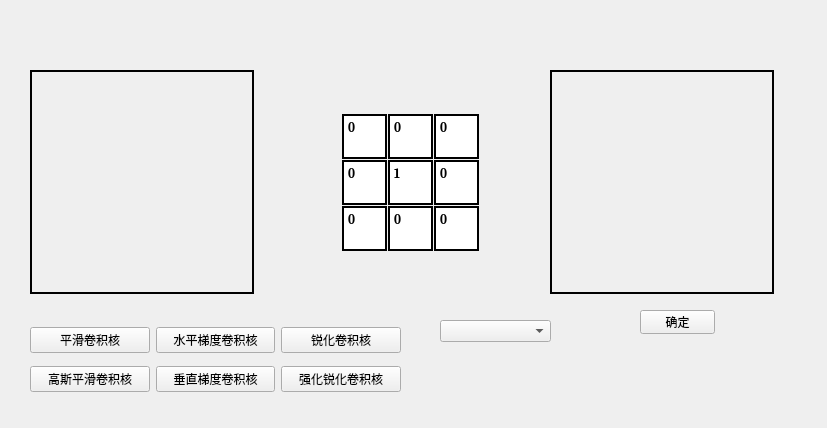
<?xml version="1.0" encoding="UTF-8"?>
<ui version="4.0">
 <class>Dialog</class>
 <widget class="QDialog" name="Dialog">
  <property name="geometry">
   <rect>
    <x>0</x>
    <y>0</y>
    <width>827</width>
    <height>428</height>
   </rect>
  </property>
  <property name="windowTitle">
   <string>Dialog</string>
  </property>
  <widget class="QLabel" name="orginImage">
   <property name="geometry">
    <rect>
     <x>30</x>
     <y>70</y>
     <width>224</width>
     <height>224</height>
    </rect>
   </property>
   <property name="frameShape">
    <enum>QFrame::WinPanel</enum>
   </property>
   <property name="frameShadow">
    <enum>QFrame::Plain</enum>
   </property>
   <property name="text">
    <string/>
   </property>
   <property name="scaledContents">
    <bool>true</bool>
   </property>
  </widget>
  <widget class="QPushButton" name="pushButton">
   <property name="geometry">
    <rect>
     <x>493</x>
     <y>166</y>
     <width>41</width>
     <height>31</height>
    </rect>
   </property>
   <property name="text">
    <string/>
   </property>
   <property name="icon">
    <iconset>
     <normaloff>images/右箭头.png</normaloff>images/右箭头.png</iconset>
   </property>
   <property name="iconSize">
    <size>
     <width>32</width>
     <height>32</height>
    </size>
   </property>
   <property name="flat">
    <bool>true</bool>
   </property>
  </widget>
  <widget class="QLabel" name="convolutionImage">
   <property name="geometry">
    <rect>
     <x>550</x>
     <y>70</y>
     <width>224</width>
     <height>224</height>
    </rect>
   </property>
   <property name="frameShape">
    <enum>QFrame::WinPanel</enum>
   </property>
   <property name="frameShadow">
    <enum>QFrame::Plain</enum>
   </property>
   <property name="text">
    <string/>
   </property>
   <property name="scaledContents">
    <bool>true</bool>
   </property>
  </widget>
  <widget class="QPushButton" name="saveButton">
   <property name="geometry">
    <rect>
     <x>640</x>
     <y>310</y>
     <width>75</width>
     <height>24</height>
    </rect>
   </property>
   <property name="text">
    <string>确定</string>
   </property>
  </widget>
  <widget class="QComboBox" name="comboBox">
   <property name="geometry">
    <rect>
     <x>440</x>
     <y>320</y>
     <width>111</width>
     <height>22</height>
    </rect>
   </property>
  </widget>
  <widget class="QLabel" name="label">
   <property name="geometry">
    <rect>
     <x>259</x>
     <y>70</y>
     <width>91</width>
     <height>221</height>
    </rect>
   </property>
   <property name="text">
    <string/>
   </property>
   <property name="pixmap">
    <pixmap>images/背景.png</pixmap>
   </property>
   <property name="scaledContents">
    <bool>true</bool>
   </property>
  </widget>
  <widget class="QWidget" name="">
   <property name="geometry">
    <rect>
     <x>30</x>
     <y>320</y>
     <width>371</width>
     <height>81</height>
    </rect>
   </property>
   <layout class="QGridLayout" name="gridLayout_2">
    <item row="0" column="0">
     <widget class="QPushButton" name="slide_button">
      <property name="text">
       <string>平滑卷积核</string>
      </property>
     </widget>
    </item>
    <item row="0" column="1">
     <widget class="QPushButton" name="horizonal_button">
      <property name="text">
       <string>水平梯度卷积核</string>
      </property>
     </widget>
    </item>
    <item row="0" column="2">
     <widget class="QPushButton" name="sharp_button">
      <property name="text">
       <string>锐化卷积核</string>
      </property>
     </widget>
    </item>
    <item row="1" column="0">
     <widget class="QPushButton" name="gaosi_slide_button">
      <property name="text">
       <string>高斯平滑卷积核</string>
      </property>
     </widget>
    </item>
    <item row="1" column="1">
     <widget class="QPushButton" name="vertical_button">
      <property name="text">
       <string>垂直梯度卷积核</string>
      </property>
     </widget>
    </item>
    <item row="1" column="2">
     <widget class="QPushButton" name="ex_sharp_button">
      <property name="text">
       <string>强化锐化卷积核</string>
      </property>
     </widget>
    </item>
   </layout>
  </widget>
  <widget class="QTextEdit" name="textEdit_3">
   <property name="geometry">
    <rect>
     <x>434</x>
     <y>114</y>
     <width>45</width>
     <height>45</height>
    </rect>
   </property>
   <property name="minimumSize">
    <size>
     <width>45</width>
     <height>45</height>
    </size>
   </property>
   <property name="maximumSize">
    <size>
     <width>45</width>
     <height>45</height>
    </size>
   </property>
   <property name="font">
    <font>
     <family>Cambria</family>
     <pointsize>9</pointsize>
     <italic>false</italic>
     <bold>true</bold>
    </font>
   </property>
   <property name="layoutDirection">
    <enum>Qt::LeftToRight</enum>
   </property>
   <property name="frameShape">
    <enum>QFrame::Box</enum>
   </property>
   <property name="frameShadow">
    <enum>QFrame::Plain</enum>
   </property>
   <property name="lineWidth">
    <number>2</number>
   </property>
   <property name="verticalScrollBarPolicy">
    <enum>Qt::ScrollBarAlwaysOff</enum>
   </property>
   <property name="horizontalScrollBarPolicy">
    <enum>Qt::ScrollBarAlwaysOff</enum>
   </property>
   <property name="html">
    <string>&lt;!DOCTYPE HTML PUBLIC &quot;-//W3C//DTD HTML 4.0//EN&quot; &quot;http://www.w3.org/TR/REC-html40/strict.dtd&quot;&gt;
&lt;html&gt;&lt;head&gt;&lt;meta name=&quot;qrichtext&quot; content=&quot;1&quot; /&gt;&lt;meta charset=&quot;utf-8&quot; /&gt;&lt;style type=&quot;text/css&quot;&gt;
p, li { white-space: pre-wrap; }
&lt;/style&gt;&lt;/head&gt;&lt;body style=&quot; font-family:'Cambria'; font-size:9pt; font-weight:700; font-style:normal;&quot;&gt;
&lt;p style=&quot; margin-top:0px; margin-bottom:0px; margin-left:0px; margin-right:0px; -qt-block-indent:0; text-indent:0px;&quot;&gt;&lt;span style=&quot; font-size:10pt;&quot;&gt;0&lt;/span&gt;&lt;/p&gt;&lt;/body&gt;&lt;/html&gt;</string>
   </property>
  </widget>
  <widget class="QTextEdit" name="textEdit_7">
   <property name="geometry">
    <rect>
     <x>342</x>
     <y>206</y>
     <width>45</width>
     <height>45</height>
    </rect>
   </property>
   <property name="minimumSize">
    <size>
     <width>45</width>
     <height>45</height>
    </size>
   </property>
   <property name="maximumSize">
    <size>
     <width>45</width>
     <height>45</height>
    </size>
   </property>
   <property name="font">
    <font>
     <family>Cambria</family>
     <pointsize>9</pointsize>
     <italic>false</italic>
     <bold>true</bold>
    </font>
   </property>
   <property name="layoutDirection">
    <enum>Qt::LeftToRight</enum>
   </property>
   <property name="frameShape">
    <enum>QFrame::Box</enum>
   </property>
   <property name="frameShadow">
    <enum>QFrame::Plain</enum>
   </property>
   <property name="lineWidth">
    <number>2</number>
   </property>
   <property name="verticalScrollBarPolicy">
    <enum>Qt::ScrollBarAlwaysOff</enum>
   </property>
   <property name="horizontalScrollBarPolicy">
    <enum>Qt::ScrollBarAlwaysOff</enum>
   </property>
   <property name="html">
    <string>&lt;!DOCTYPE HTML PUBLIC &quot;-//W3C//DTD HTML 4.0//EN&quot; &quot;http://www.w3.org/TR/REC-html40/strict.dtd&quot;&gt;
&lt;html&gt;&lt;head&gt;&lt;meta name=&quot;qrichtext&quot; content=&quot;1&quot; /&gt;&lt;meta charset=&quot;utf-8&quot; /&gt;&lt;style type=&quot;text/css&quot;&gt;
p, li { white-space: pre-wrap; }
&lt;/style&gt;&lt;/head&gt;&lt;body style=&quot; font-family:'Cambria'; font-size:9pt; font-weight:700; font-style:normal;&quot;&gt;
&lt;p style=&quot; margin-top:0px; margin-bottom:0px; margin-left:0px; margin-right:0px; -qt-block-indent:0; text-indent:0px;&quot;&gt;&lt;span style=&quot; font-size:10pt;&quot;&gt;0&lt;/span&gt;&lt;/p&gt;&lt;/body&gt;&lt;/html&gt;</string>
   </property>
  </widget>
  <widget class="QTextEdit" name="textEdit_9">
   <property name="geometry">
    <rect>
     <x>434</x>
     <y>206</y>
     <width>45</width>
     <height>45</height>
    </rect>
   </property>
   <property name="minimumSize">
    <size>
     <width>45</width>
     <height>45</height>
    </size>
   </property>
   <property name="maximumSize">
    <size>
     <width>45</width>
     <height>45</height>
    </size>
   </property>
   <property name="font">
    <font>
     <family>Cambria</family>
     <pointsize>9</pointsize>
     <italic>false</italic>
     <bold>true</bold>
    </font>
   </property>
   <property name="layoutDirection">
    <enum>Qt::LeftToRight</enum>
   </property>
   <property name="frameShape">
    <enum>QFrame::Box</enum>
   </property>
   <property name="frameShadow">
    <enum>QFrame::Plain</enum>
   </property>
   <property name="lineWidth">
    <number>2</number>
   </property>
   <property name="verticalScrollBarPolicy">
    <enum>Qt::ScrollBarAlwaysOff</enum>
   </property>
   <property name="horizontalScrollBarPolicy">
    <enum>Qt::ScrollBarAlwaysOff</enum>
   </property>
   <property name="html">
    <string>&lt;!DOCTYPE HTML PUBLIC &quot;-//W3C//DTD HTML 4.0//EN&quot; &quot;http://www.w3.org/TR/REC-html40/strict.dtd&quot;&gt;
&lt;html&gt;&lt;head&gt;&lt;meta name=&quot;qrichtext&quot; content=&quot;1&quot; /&gt;&lt;meta charset=&quot;utf-8&quot; /&gt;&lt;style type=&quot;text/css&quot;&gt;
p, li { white-space: pre-wrap; }
&lt;/style&gt;&lt;/head&gt;&lt;body style=&quot; font-family:'Cambria'; font-size:9pt; font-weight:700; font-style:normal;&quot;&gt;
&lt;p style=&quot; margin-top:0px; margin-bottom:0px; margin-left:0px; margin-right:0px; -qt-block-indent:0; text-indent:0px;&quot;&gt;&lt;span style=&quot; font-size:10pt;&quot;&gt;0&lt;/span&gt;&lt;/p&gt;&lt;/body&gt;&lt;/html&gt;</string>
   </property>
  </widget>
  <widget class="QTextEdit" name="textEdit_1">
   <property name="geometry">
    <rect>
     <x>342</x>
     <y>114</y>
     <width>45</width>
     <height>45</height>
    </rect>
   </property>
   <property name="minimumSize">
    <size>
     <width>45</width>
     <height>45</height>
    </size>
   </property>
   <property name="maximumSize">
    <size>
     <width>45</width>
     <height>45</height>
    </size>
   </property>
   <property name="font">
    <font>
     <family>Cambria</family>
     <pointsize>9</pointsize>
     <italic>false</italic>
     <bold>true</bold>
    </font>
   </property>
   <property name="layoutDirection">
    <enum>Qt::LeftToRight</enum>
   </property>
   <property name="frameShape">
    <enum>QFrame::Box</enum>
   </property>
   <property name="frameShadow">
    <enum>QFrame::Plain</enum>
   </property>
   <property name="lineWidth">
    <number>2</number>
   </property>
   <property name="verticalScrollBarPolicy">
    <enum>Qt::ScrollBarAlwaysOff</enum>
   </property>
   <property name="horizontalScrollBarPolicy">
    <enum>Qt::ScrollBarAlwaysOff</enum>
   </property>
   <property name="html">
    <string>&lt;!DOCTYPE HTML PUBLIC &quot;-//W3C//DTD HTML 4.0//EN&quot; &quot;http://www.w3.org/TR/REC-html40/strict.dtd&quot;&gt;
&lt;html&gt;&lt;head&gt;&lt;meta name=&quot;qrichtext&quot; content=&quot;1&quot; /&gt;&lt;meta charset=&quot;utf-8&quot; /&gt;&lt;style type=&quot;text/css&quot;&gt;
p, li { white-space: pre-wrap; }
&lt;/style&gt;&lt;/head&gt;&lt;body style=&quot; font-family:'Cambria'; font-size:9pt; font-weight:700; font-style:normal;&quot;&gt;
&lt;p style=&quot; margin-top:0px; margin-bottom:0px; margin-left:0px; margin-right:0px; -qt-block-indent:0; text-indent:0px;&quot;&gt;&lt;span style=&quot; font-size:10pt;&quot;&gt;0&lt;/span&gt;&lt;/p&gt;&lt;/body&gt;&lt;/html&gt;</string>
   </property>
  </widget>
  <widget class="QTextEdit" name="textEdit_4">
   <property name="geometry">
    <rect>
     <x>342</x>
     <y>160</y>
     <width>45</width>
     <height>45</height>
    </rect>
   </property>
   <property name="minimumSize">
    <size>
     <width>45</width>
     <height>45</height>
    </size>
   </property>
   <property name="maximumSize">
    <size>
     <width>45</width>
     <height>45</height>
    </size>
   </property>
   <property name="font">
    <font>
     <family>Cambria</family>
     <pointsize>9</pointsize>
     <italic>false</italic>
     <bold>true</bold>
    </font>
   </property>
   <property name="layoutDirection">
    <enum>Qt::LeftToRight</enum>
   </property>
   <property name="frameShape">
    <enum>QFrame::Box</enum>
   </property>
   <property name="frameShadow">
    <enum>QFrame::Plain</enum>
   </property>
   <property name="lineWidth">
    <number>2</number>
   </property>
   <property name="verticalScrollBarPolicy">
    <enum>Qt::ScrollBarAlwaysOff</enum>
   </property>
   <property name="horizontalScrollBarPolicy">
    <enum>Qt::ScrollBarAlwaysOff</enum>
   </property>
   <property name="html">
    <string>&lt;!DOCTYPE HTML PUBLIC &quot;-//W3C//DTD HTML 4.0//EN&quot; &quot;http://www.w3.org/TR/REC-html40/strict.dtd&quot;&gt;
&lt;html&gt;&lt;head&gt;&lt;meta name=&quot;qrichtext&quot; content=&quot;1&quot; /&gt;&lt;meta charset=&quot;utf-8&quot; /&gt;&lt;style type=&quot;text/css&quot;&gt;
p, li { white-space: pre-wrap; }
&lt;/style&gt;&lt;/head&gt;&lt;body style=&quot; font-family:'Cambria'; font-size:9pt; font-weight:700; font-style:normal;&quot;&gt;
&lt;p style=&quot; margin-top:0px; margin-bottom:0px; margin-left:0px; margin-right:0px; -qt-block-indent:0; text-indent:0px;&quot;&gt;&lt;span style=&quot; font-size:10pt;&quot;&gt;0&lt;/span&gt;&lt;/p&gt;&lt;/body&gt;&lt;/html&gt;</string>
   </property>
  </widget>
  <widget class="QTextEdit" name="textEdit_8">
   <property name="geometry">
    <rect>
     <x>388</x>
     <y>206</y>
     <width>45</width>
     <height>45</height>
    </rect>
   </property>
   <property name="minimumSize">
    <size>
     <width>45</width>
     <height>45</height>
    </size>
   </property>
   <property name="maximumSize">
    <size>
     <width>45</width>
     <height>45</height>
    </size>
   </property>
   <property name="font">
    <font>
     <family>Cambria</family>
     <pointsize>9</pointsize>
     <italic>false</italic>
     <bold>true</bold>
    </font>
   </property>
   <property name="layoutDirection">
    <enum>Qt::LeftToRight</enum>
   </property>
   <property name="frameShape">
    <enum>QFrame::Box</enum>
   </property>
   <property name="frameShadow">
    <enum>QFrame::Plain</enum>
   </property>
   <property name="lineWidth">
    <number>2</number>
   </property>
   <property name="verticalScrollBarPolicy">
    <enum>Qt::ScrollBarAlwaysOff</enum>
   </property>
   <property name="horizontalScrollBarPolicy">
    <enum>Qt::ScrollBarAlwaysOff</enum>
   </property>
   <property name="html">
    <string>&lt;!DOCTYPE HTML PUBLIC &quot;-//W3C//DTD HTML 4.0//EN&quot; &quot;http://www.w3.org/TR/REC-html40/strict.dtd&quot;&gt;
&lt;html&gt;&lt;head&gt;&lt;meta name=&quot;qrichtext&quot; content=&quot;1&quot; /&gt;&lt;meta charset=&quot;utf-8&quot; /&gt;&lt;style type=&quot;text/css&quot;&gt;
p, li { white-space: pre-wrap; }
&lt;/style&gt;&lt;/head&gt;&lt;body style=&quot; font-family:'Cambria'; font-size:9pt; font-weight:700; font-style:normal;&quot;&gt;
&lt;p style=&quot; margin-top:0px; margin-bottom:0px; margin-left:0px; margin-right:0px; -qt-block-indent:0; text-indent:0px;&quot;&gt;&lt;span style=&quot; font-size:10pt;&quot;&gt;0&lt;/span&gt;&lt;/p&gt;&lt;/body&gt;&lt;/html&gt;</string>
   </property>
  </widget>
  <widget class="QTextEdit" name="textEdit_6">
   <property name="geometry">
    <rect>
     <x>434</x>
     <y>160</y>
     <width>45</width>
     <height>45</height>
    </rect>
   </property>
   <property name="minimumSize">
    <size>
     <width>45</width>
     <height>45</height>
    </size>
   </property>
   <property name="maximumSize">
    <size>
     <width>45</width>
     <height>45</height>
    </size>
   </property>
   <property name="font">
    <font>
     <family>Cambria</family>
     <pointsize>9</pointsize>
     <italic>false</italic>
     <bold>true</bold>
    </font>
   </property>
   <property name="layoutDirection">
    <enum>Qt::LeftToRight</enum>
   </property>
   <property name="frameShape">
    <enum>QFrame::Box</enum>
   </property>
   <property name="frameShadow">
    <enum>QFrame::Plain</enum>
   </property>
   <property name="lineWidth">
    <number>2</number>
   </property>
   <property name="verticalScrollBarPolicy">
    <enum>Qt::ScrollBarAlwaysOff</enum>
   </property>
   <property name="horizontalScrollBarPolicy">
    <enum>Qt::ScrollBarAlwaysOff</enum>
   </property>
   <property name="html">
    <string>&lt;!DOCTYPE HTML PUBLIC &quot;-//W3C//DTD HTML 4.0//EN&quot; &quot;http://www.w3.org/TR/REC-html40/strict.dtd&quot;&gt;
&lt;html&gt;&lt;head&gt;&lt;meta name=&quot;qrichtext&quot; content=&quot;1&quot; /&gt;&lt;meta charset=&quot;utf-8&quot; /&gt;&lt;style type=&quot;text/css&quot;&gt;
p, li { white-space: pre-wrap; }
&lt;/style&gt;&lt;/head&gt;&lt;body style=&quot; font-family:'Cambria'; font-size:9pt; font-weight:700; font-style:normal;&quot;&gt;
&lt;p style=&quot; margin-top:0px; margin-bottom:0px; margin-left:0px; margin-right:0px; -qt-block-indent:0; text-indent:0px;&quot;&gt;&lt;span style=&quot; font-size:10pt;&quot;&gt;0&lt;/span&gt;&lt;/p&gt;&lt;/body&gt;&lt;/html&gt;</string>
   </property>
  </widget>
  <widget class="QTextEdit" name="textEdit_2">
   <property name="geometry">
    <rect>
     <x>388</x>
     <y>114</y>
     <width>45</width>
     <height>45</height>
    </rect>
   </property>
   <property name="minimumSize">
    <size>
     <width>45</width>
     <height>45</height>
    </size>
   </property>
   <property name="maximumSize">
    <size>
     <width>45</width>
     <height>45</height>
    </size>
   </property>
   <property name="font">
    <font>
     <family>Cambria</family>
     <pointsize>9</pointsize>
     <italic>false</italic>
     <bold>true</bold>
    </font>
   </property>
   <property name="layoutDirection">
    <enum>Qt::LeftToRight</enum>
   </property>
   <property name="frameShape">
    <enum>QFrame::Box</enum>
   </property>
   <property name="frameShadow">
    <enum>QFrame::Plain</enum>
   </property>
   <property name="lineWidth">
    <number>2</number>
   </property>
   <property name="verticalScrollBarPolicy">
    <enum>Qt::ScrollBarAlwaysOff</enum>
   </property>
   <property name="horizontalScrollBarPolicy">
    <enum>Qt::ScrollBarAlwaysOff</enum>
   </property>
   <property name="html">
    <string>&lt;!DOCTYPE HTML PUBLIC &quot;-//W3C//DTD HTML 4.0//EN&quot; &quot;http://www.w3.org/TR/REC-html40/strict.dtd&quot;&gt;
&lt;html&gt;&lt;head&gt;&lt;meta name=&quot;qrichtext&quot; content=&quot;1&quot; /&gt;&lt;meta charset=&quot;utf-8&quot; /&gt;&lt;style type=&quot;text/css&quot;&gt;
p, li { white-space: pre-wrap; }
&lt;/style&gt;&lt;/head&gt;&lt;body style=&quot; font-family:'Cambria'; font-size:9pt; font-weight:700; font-style:normal;&quot;&gt;
&lt;p style=&quot; margin-top:0px; margin-bottom:0px; margin-left:0px; margin-right:0px; -qt-block-indent:0; text-indent:0px;&quot;&gt;&lt;span style=&quot; font-size:10pt;&quot;&gt;0&lt;/span&gt;&lt;/p&gt;&lt;/body&gt;&lt;/html&gt;</string>
   </property>
  </widget>
  <widget class="QTextEdit" name="textEdit_5">
   <property name="geometry">
    <rect>
     <x>388</x>
     <y>160</y>
     <width>45</width>
     <height>45</height>
    </rect>
   </property>
   <property name="minimumSize">
    <size>
     <width>45</width>
     <height>45</height>
    </size>
   </property>
   <property name="maximumSize">
    <size>
     <width>45</width>
     <height>45</height>
    </size>
   </property>
   <property name="font">
    <font>
     <family>Cambria</family>
     <pointsize>9</pointsize>
     <italic>false</italic>
     <bold>true</bold>
    </font>
   </property>
   <property name="layoutDirection">
    <enum>Qt::LeftToRight</enum>
   </property>
   <property name="frameShape">
    <enum>QFrame::Box</enum>
   </property>
   <property name="frameShadow">
    <enum>QFrame::Plain</enum>
   </property>
   <property name="lineWidth">
    <number>2</number>
   </property>
   <property name="verticalScrollBarPolicy">
    <enum>Qt::ScrollBarAlwaysOff</enum>
   </property>
   <property name="horizontalScrollBarPolicy">
    <enum>Qt::ScrollBarAlwaysOff</enum>
   </property>
   <property name="html">
    <string>&lt;!DOCTYPE HTML PUBLIC &quot;-//W3C//DTD HTML 4.0//EN&quot; &quot;http://www.w3.org/TR/REC-html40/strict.dtd&quot;&gt;
&lt;html&gt;&lt;head&gt;&lt;meta name=&quot;qrichtext&quot; content=&quot;1&quot; /&gt;&lt;meta charset=&quot;utf-8&quot; /&gt;&lt;style type=&quot;text/css&quot;&gt;
p, li { white-space: pre-wrap; }
&lt;/style&gt;&lt;/head&gt;&lt;body style=&quot; font-family:'Cambria'; font-size:9pt; font-weight:700; font-style:normal;&quot;&gt;
&lt;p style=&quot; margin-top:0px; margin-bottom:0px; margin-left:0px; margin-right:0px; -qt-block-indent:0; text-indent:0px;&quot;&gt;&lt;span style=&quot; font-size:10pt;&quot;&gt;1&lt;/span&gt;&lt;/p&gt;&lt;/body&gt;&lt;/html&gt;</string>
   </property>
  </widget>
 </widget>
 <tabstops>
  <tabstop>textEdit_1</tabstop>
  <tabstop>textEdit_2</tabstop>
  <tabstop>textEdit_3</tabstop>
  <tabstop>textEdit_4</tabstop>
  <tabstop>textEdit_5</tabstop>
  <tabstop>textEdit_6</tabstop>
  <tabstop>textEdit_7</tabstop>
  <tabstop>textEdit_8</tabstop>
  <tabstop>textEdit_9</tabstop>
  <tabstop>slide_button</tabstop>
  <tabstop>gaosi_slide_button</tabstop>
  <tabstop>horizonal_button</tabstop>
  <tabstop>vertical_button</tabstop>
  <tabstop>sharp_button</tabstop>
  <tabstop>pushButton</tabstop>
 </tabstops>
 <resources/>
 <connections/>
</ui>
